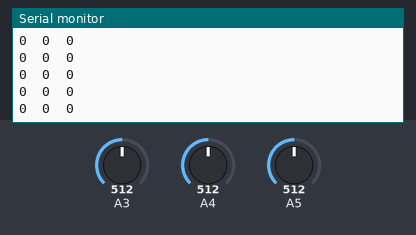
The sketch below on a simulated Arduino Uno, built with avr-gcc and run on an emulated ATmega328P. On the bench: the last lines printed to the serial monitor. Inputs (shaded band) come from the test bench; at power-on: A3 = 512, A4 = 512, A5 = 512.

Above: at 1.2 s.
1.3 s: A3 set to 420
2.8 s: A3 set to 404
At 3.7 s:
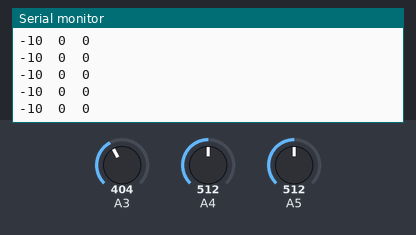
4.3 s: A4 set to 604
7.3 s: A4 set to 622
At 7.8 s:
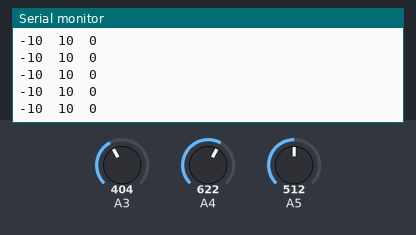
8.8 s: A5 set to 596
10.3 s: A5 set to 621
At 11.0 s:
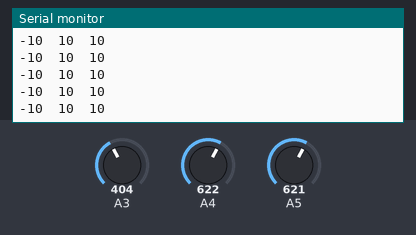

Measured:
- after the input at 2.8 s, the serial monitor: prints a new line after 0.07 s (image 1)
- after the input at 7.3 s, the serial monitor: prints a new line after 0.07 s (image 2)
- after the input at 10.3 s, the serial monitor: prints a new line after 0.07 s (image 3)

The sketch:

AccelerationSensor.ino
```cpp
namespace {
  const int AVERAGE_NUM = 10;
}

bool first = true;
int basex,basey,basez;
void setup()
{
  Serial.begin(9600);
}

void readAccelerometer()
{
  int x = 0, y = 0, z = 0;
  if(first){
    first = false;
    for (int i = 0; i < AVERAGE_NUM; ++i) {
      x += analogRead(3);
      y += analogRead(4);
      z += analogRead(5);
    }
    basex = x / AVERAGE_NUM;
    basey = y / AVERAGE_NUM;
    basez = z / AVERAGE_NUM;
  }
  x = y = z = 0;
  for (int i = 0; i < AVERAGE_NUM; ++i) {
    x += (analogRead(3) - basex) / 100;
    y += (analogRead(4) - basey) / 100;
    z += (analogRead(5) - basez) / 100;
  }

  Serial.print(x);
  Serial.print("\t");
  Serial.print(y);
  Serial.print("\t");
  Serial.print(z);
  Serial.print("\t");
  Serial.println("");
}

void loop()
{
  readAccelerometer();
}
```
